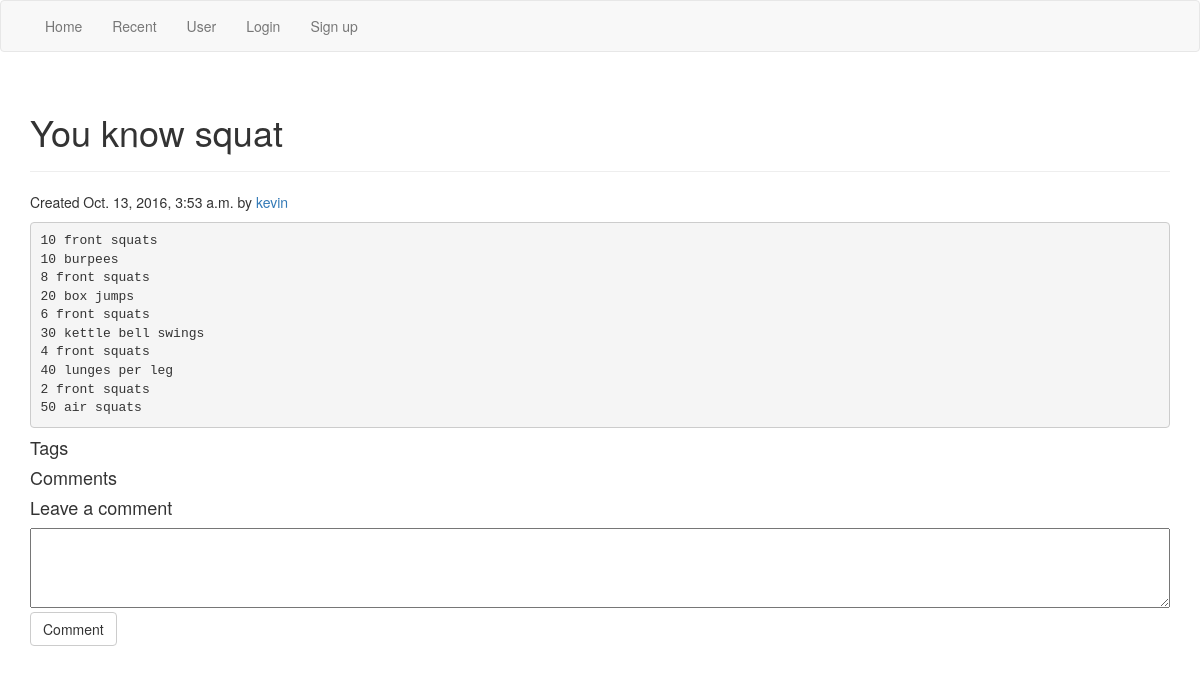
Page /workouts/25/ on the earlier database version.
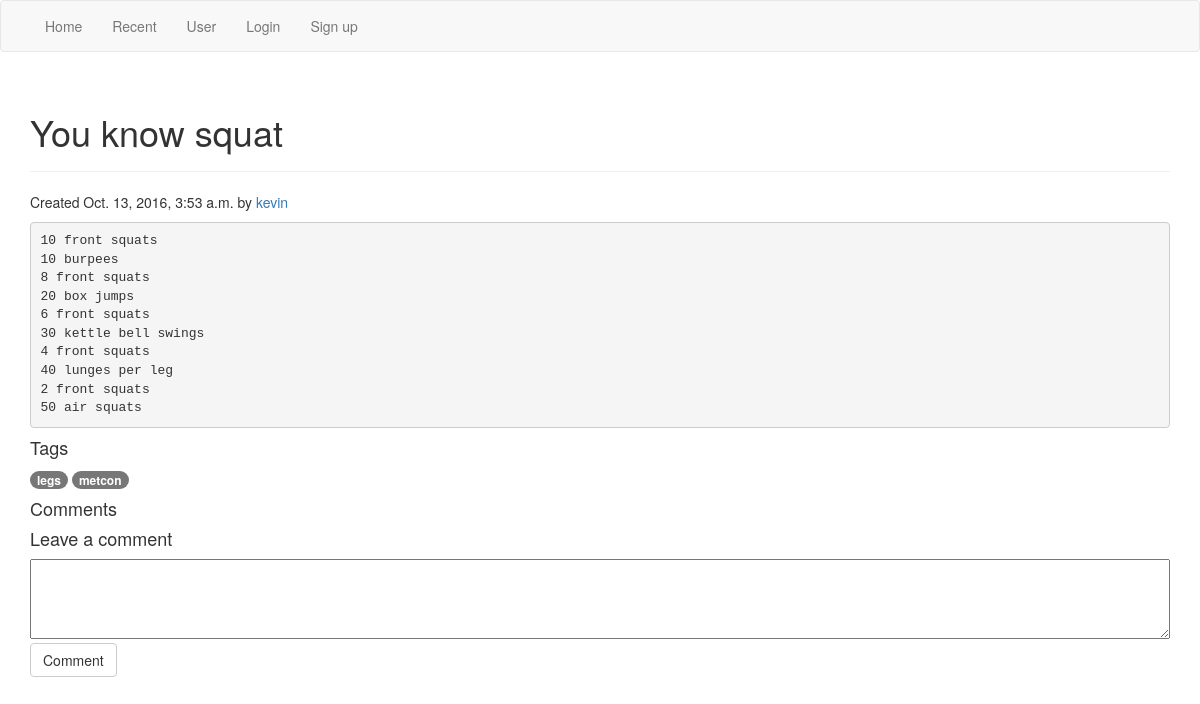
Same page on the later database version.
### workouts/models.py (models this page shows, shortened)
class Tag(models.Model):
  routine = models.ForeignKey(Routine, on_delete=models.CASCADE)
  tag_text = models.CharField(max_length=70)

### workouts/views.py (the view)
# urls.py: url(r'^(?P<routine_id>[0-9]+)/$', views.detail, name='detail'),
def detail(request, routine_id):
  routine = get_object_or_404(Routine, pk=routine_id)
  params = dict(routine=routine)
  if request.user.is_authenticated:
    if request.user.journal_set.filter(routine=routine).exists():
      params['routine_exists_in_journal'] = True
  if request.method == 'POST':
    if "add_to_journal" in request.POST:
      if not request.user.is_authenticated:
        params['error_add_to_journal'] = "You must log in first"
        return render(request, 'workouts/detail.html', params)
      if request.user.journal_set.filter(routine=routine).exists():
        params['error_add_to_journal'] = "Already added to journal"
        return render(request, "workouts/detail.html", params)
      entry = Journal(user=request.user, routine=routine)
      entry.save()
      params['routine_exists_in_journal'] = True
      params['add_to_journal_success'] = "Added routine to journal"
      return render(request, "workouts/detail.html", params)
    if "like" in request.POST:
      if not request.user.is_authenticated:
        params['error_like'] = "You must log in first"
        return render(request, 'workouts/detail.html', params)
      l = request.user.like_set.filter(routine=routine)
      if l.exists():
        routine.likes = F('likes') - 1
        routine.save()
        l.get().delete()
      else:
        routine.likes = F('likes') + 1
        routine.save()
        request.user.like_set.create(routine=routine)
      params['routine'] = Routine.objects.filter(pk=routine_id).get()
      return render(request, "workouts/detail.html", params)
    if "delete_routine" in request.POST:
      if request.user.is_authenticated:
        if request.user != routine.created_by:
          params['error_delete'] = "you aren't the creator of this routine"
          return render(request, 'workouts/detail.html', params)
        routine.delete()
        return HttpResponseRedirect(reverse('workouts:index'))
    if "comment" in request.POST:
      if request.user.is_authenticated:
        comment_text = request.POST["comment_text"]
        params = dict(routine=routine, comment_text=comment_text)
        if not valid_content_input(comment_text):
          params['error_text'] = "Please enter the details"
          return render(request, 'workouts/detail.html', params)
        routine.comment_set.create(created_by=request.user,
                                   comment_text=comment_text,
                                   pub_date=timezone.now())
        return HttpResponseRedirect(reverse('workouts:detail', args=[routine.id]))
    if "mark_complete" in request.POST:
      if not request.user.is_authenticated:
        params['error_delete'] = "Add this routine to your journal before marking complete"
        return render(request, 'workouts/detail.html', params)
      entry = request.user.journal_set.filter(routine=routine)
      entry.update(completed_count=F('completed_count') + 1)
      return render(request, "workouts/detail.html", params)
    return HttpResponseRedirect(reverse('workouts:login'))
  else:
    params['tag_list'] = " ".join(routine.tag_set.values_list('tag_text', flat=True))
    return render(request, 'workouts/detail.html', params)

### workouts/templates/workouts/detail.html (shortened to what this page needs)
{% extends "./base.html" %}
{% block content %}
<div class="page-header"><h1>{{ routine.routine_title }}</h1></div>
<div>
  <p>
  <span>Created {{ routine.pub_date }} by </span>
  <span><a href="{% url 'workouts:user_detail' routine.created_by.id %}">{{ routine.created_by.first_name }}</a></span>
  </p>
</div>
<div><pre>{{ routine.routine_text }}</pre></div>
<div><h4>Tags</h4></div>
<div>
  {% for tag in routine.tag_set.all %}
    <span><a class="badge" href="{% url 'workouts:index' %}?tags={{ tag.tag_text }}">{{ tag.tag_text }}</a></span>
  {% endfor %}
</div>
<div>
  <h4>Comments</h4>
</div>
<div>
  <h4>Leave a comment</h4>
  <form method="post">
    <div><textarea name="comment_text"></textarea></div>
    <div><button type="submit" name="comment" class="btn btn-md btn-default">Comment</button></div>
  </form>
</div>
{% endblock content %}

Differences in the rows shown:
added Tag: tag_text "legs"
added Tag: tag_text "metcon"
